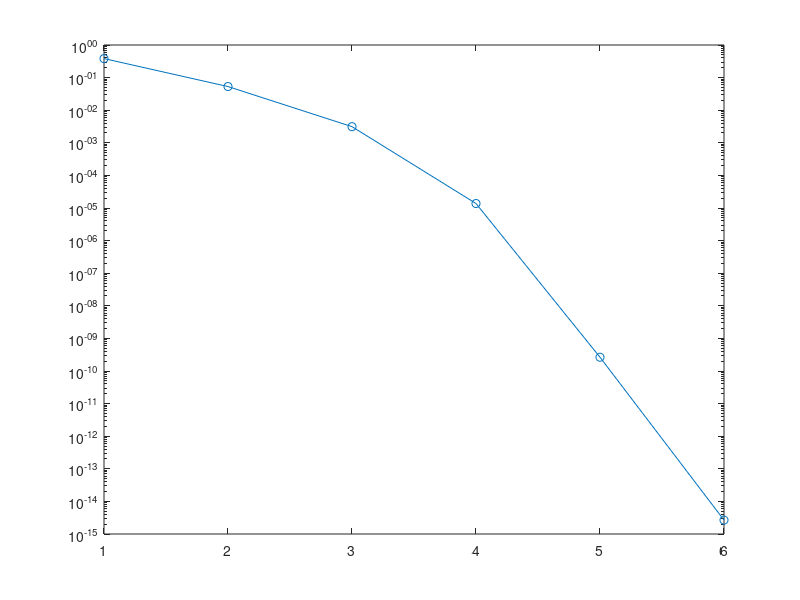

The MATLAB script that drew this image:
m = 80;
e = .5270437772535;
A = eye(m);
B = full(gallery('tridiag',m,-10,30,-10)); B(1,1) = 20; B(m,m) = 20;B = e*B;
C = full(gallery('tridiag',m,-5,15,-5));
tol = m*1e-15;
nomQ = zeros(100,1);

X0 = zeros(m);
tic;
for i = 1:100
    QX0 = X0 + (A*X0 + B)\C;
    H0 = sylvester(A\(A*X0+B),-(A*X0+B)\C,-A\(A*X0+B)*QX0);
    X1 = X0 + H0;
    X0 = X1;
    nomQ(i) = norm(X1 + (A*X1 + B)\C,'fro');
    if nomQ(i) < tol
        S = X1;
        break;
    end
end
t = toc
nomQ = nomQ(1:i);
semilogy(nomQ,'-o');